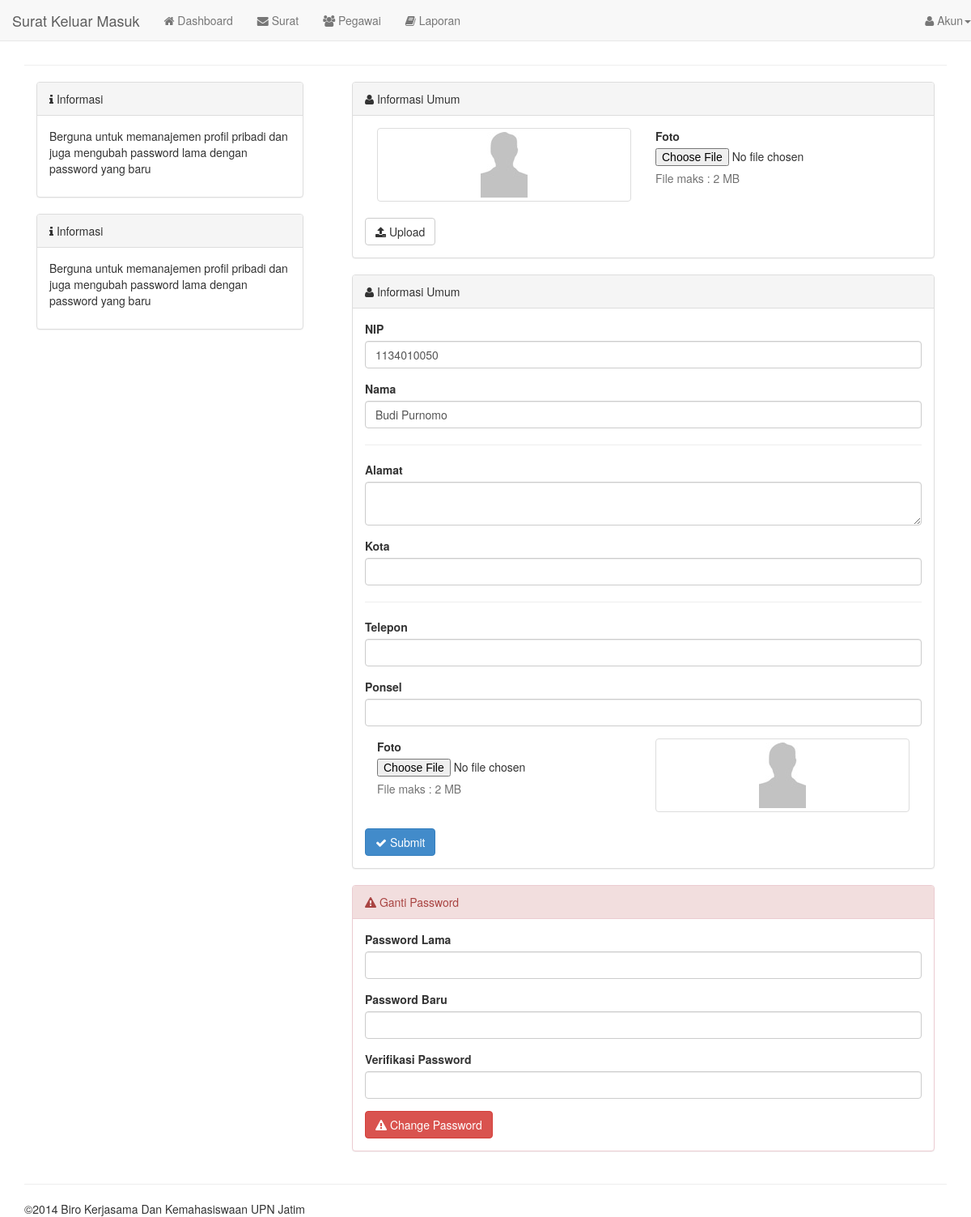
Screenshot of /?page=account (signed in) with the database file from the repository.
### tables this page shows
CREATE TABLE `users` (
  `idusers` varchar(30) NOT NULL DEFAULT '',
  `password` varchar(255) DEFAULT NULL,
  `idbagian` varchar(255) DEFAULT NULL,
  PRIMARY KEY (`idusers`)
);

CREATE TABLE `pegawai` (
  `idpegawai` varchar(30) NOT NULL,
  `nama` varchar(45) DEFAULT NULL,
  `alamat` varchar(45) DEFAULT NULL,
  `kota` varchar(255) DEFAULT NULL,
  `tanggal_lahir` varchar(255) DEFAULT NULL,
  `telepon` varchar(255) DEFAULT NULL,
  `ponsel` varchar(45) DEFAULT NULL,
  `foto` varchar(255) NOT NULL DEFAULT 'nophoto.jpg',
  `delete` varchar(1) NOT NULL DEFAULT '0',
  `created_at` timestamp NULL DEFAULT CURRENT_TIMESTAMP ON UPDATE CURRENT_TIMESTAMP,
  PRIMARY KEY (`idpegawai`)
);

### models.php (called while the page is built, shortened)
<?php
function get_login($tampil){
    $aktif=$_SESSION['idusers'];
    $query=mysql_query("select * from users a, pegawai b, bagian c where a.idusers=b.idpegawai and a.idusers='$aktif' and a.idbagian=c.idbagian");
    $data=mysql_fetch_array($query);
    return $data[$tampil];
}
?>

### module/account.php (the view, shortened to what this page needs)
<div class="row clearfix">
    <div class="col-md-4">
       <div class="col-md-12">
            <div class="panel panel-default">
                <div class="panel-heading"><i class="fa fa-info"></i> Informasi</div>
                <div class="panel-body">
                    <p>Berguna untuk memanajemen profil pribadi dan juga mengubah password lama dengan password yang baru</p>
                </div>
            </div>
       </div>
       <div class="col-md-12">
            <div class="panel panel-default">
                <div class="panel-heading"><i class="fa fa-info"></i> Informasi</div>
                <div class="panel-body">
                    <p>Berguna untuk memanajemen profil pribadi dan juga mengubah password lama dengan password yang baru</p>
                </div>
            </div>
       </div>
    </div>
    <div class="col-md-8">
        <div class="col-md-12">
            <div class="panel panel-default">
                <div class="panel-heading"><i class="fa fa-user"></i> Informasi Umum</div>
                <div class="panel-body">
                    <form role="form" method="post">
                        <div class="col-sm-6">
                            <div class="form-group">
            					<div class="thumbnail">
                                    <img class="img-responsive" src="./img/foto/<?= get_login('foto') ?>" />
                                </div>
            				</div>
                        </div>
                        <div class="col-sm-6">
                            <div class="form-group">
            					 <label>Foto</label><input type="file" name="foto" />
            					<p class="help-block">
            						File maks : 2 MB
            					</p>
            				</div>
                        </div>
                        <div class="clearfix"></div>
   				        <button type="submit" name="update_personal" class="btn btn-default"><i class="fa fa-upload"></i> Upload</button>
        			</form>
                </div>
            </div>
            <div class="panel panel-default">
                <div class="panel-heading"><i class="fa fa-user"></i> Informasi Umum</div>
                <div class="panel-body">
                    <form role="form" method="post">
        				<div class="form-group">
                            <label>NIP</label><input type="text" class="form-control" name="nip" value="<?= get_login('idpegawai') ?>" />
                        </div>
                        <div class="form-group">
      					   <label>Nama</label><input type="text" class="form-control" name="nama" value="<?= get_login('nama') ?>" />
        				</div>
                        <hr />
                        <div class="form-group">
      					   <label>Alamat</label><textarea class="form-control" name="alamat"><?= get_login('alamat') ?></textarea>
        				</div>
                        <div class="form-group">
      					   <label>Kota</label><input type="text" class="form-control" value="<?= get_login('kota') ?>" name="kota" />
        				</div>
                        <hr />
                        <div class="form-group">
      					   <label>Telepon</label><input type="text" class="form-control" name="telepon" value="<?= get_login('telepon') ?>" />
        				</div>
                        <div class="form-group">
      					   <label>Ponsel</label><input type="text" class="form-control" name="ponsel" value="<?= get_login('ponsel') ?>" />
        				</div>
				        <div class="col-sm-6">
                            <div class="form-group">
            					 <label for="exampleInputFile">Foto</label><input type="file" name="foto" />
            					<p class="help-block">
            						File maks : 2 MB
            					</p>
            				</div>
                        </div>
                        <div class="col-sm-6">
                            <div class="form-group">
            					<div class="thumbnail">
                                    <img class="img-responsive" src="./img/foto/<?= get_login('foto') ?>" />
                                </div>
            				</div>
                        </div>
   				        <button type="submit" name="update_personal" class="btn btn-primary"><i class="fa fa-check"></i> Submit</button>
        			</form>
                </div>
            </div>
            <div class="panel panel-danger">
            <div class="panel-heading"><i class="fa fa-warning"></i> Ganti Password</div>
            <div class="panel-body">
                <form role="form" method="post">
    				<div class="form-group">
    					 <label>Password Lama</label><input type="password" required="" class="form-control" name="old" />
    				</div>
    				<div class="form-group">
    					 <label>Password Baru</label><input type="password" required="" class="form-control" name="new" />
    				</div>
                    <div class="form-group">
    					 <label>Verifikasi Password</label><input type="password" required="" class="form-control" name="renew" />
    				</div>
    				 <button type="submit" class="btn btn-danger" name="change-password"><i class="fa fa-warning"></i> Change Password</button>
    			</form>
            </div>
        </div>
        </div>
    </div>
</div>

### rows the page displays
users: pegawai.foto (placeholder picture), nip "1134010050", nama "Budi Purnomo"

### other values shown
nama_aplikasi "Surat Keluar Masuk"
